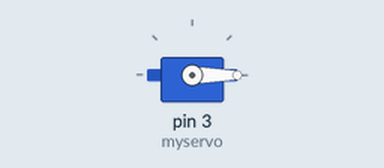
A sketch run on a simulated Arduino Uno, built with avr-gcc and run on an emulated ATmega328P. On the bench: servo.

Above: at 0.05 s.
At 2.5 s:
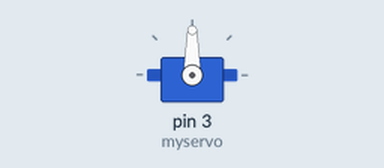
At 5.0 s:
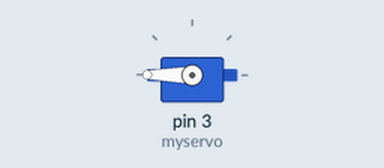
Timing chart, 0 to 6.5 s (numbered marks = the images above):
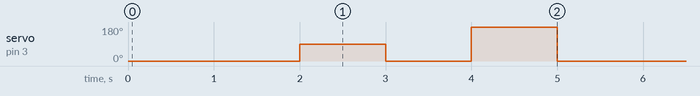

The sketch:

03-1.ino
```cpp
// サーボモーターを動かすプログラム
#include <Servo.h>
Servo myservo;

void setup() {
  myservo.attach(3);
}

void loop() {
  myservo.write(0);
  delay(2000);
  myservo.write(90);
  delay(1000);
  myservo.write(0);
  delay(1000);
  myservo.write(180);
  delay(1000);
}
```

Measured:
- by itself, servo on pin 3 (myservo): repeats every 5.0 s: 0° 1.0 s, 180° 1.0 s, 0° 2.0 s, 90° 1.0 s
